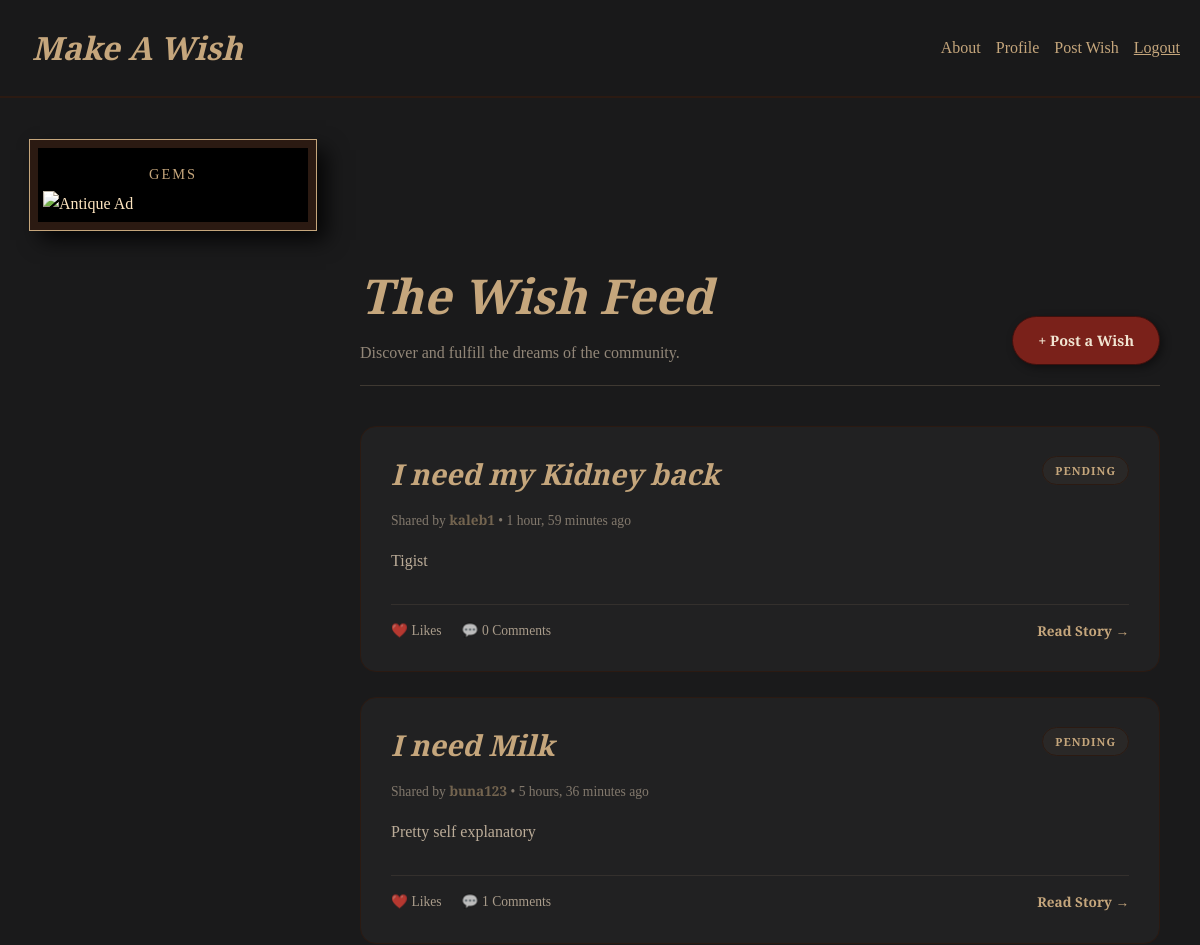
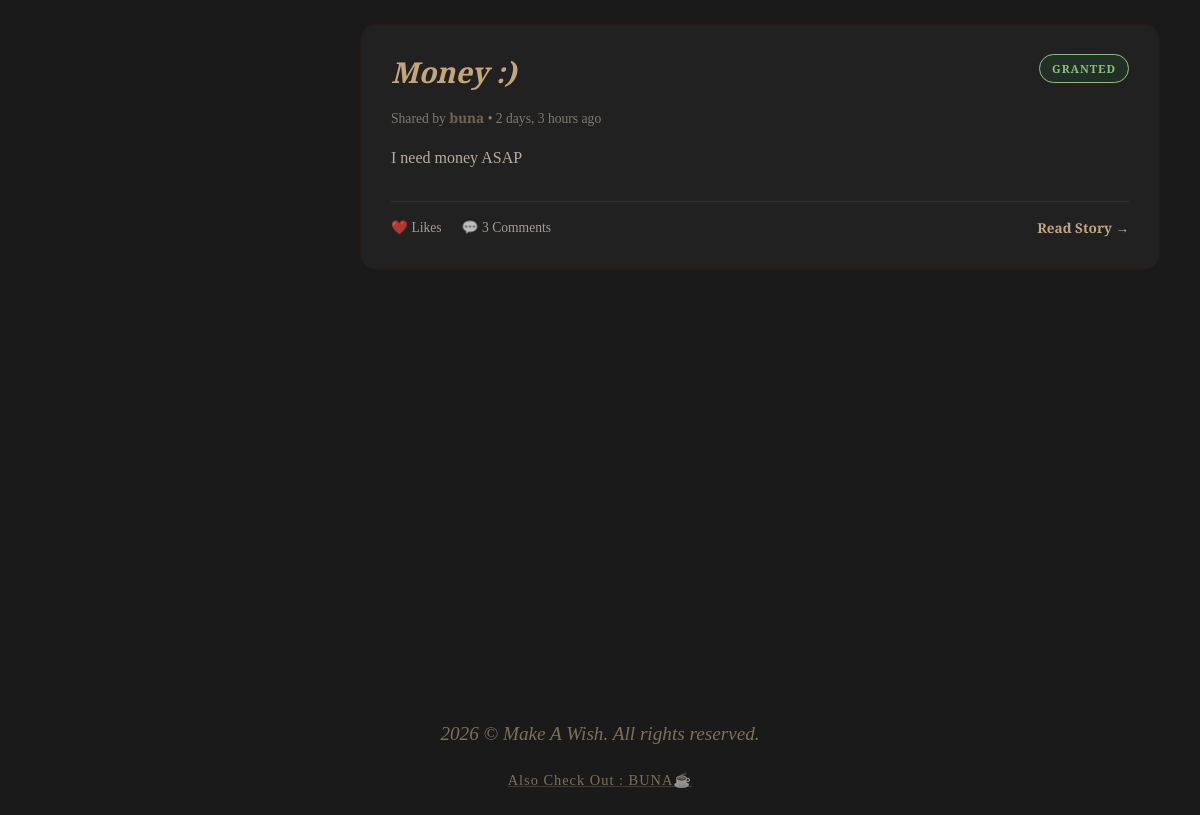
The app's page /wishes/ (signed in) with its own data (2 pictures, top to bottom).
### wishes/models.py (models this page shows, shortened)
class Wish(models.Model):
    title = models.CharField(max_length=50)
    description = models.TextField()
    created_at = models.DateTimeField(default=timezone.now)
    is_granted = models.BooleanField(default=False, verbose_name="Granted")
    phone_number = models.CharField(
        max_length=20,
        blank=True,
        null=True,
        help_text="Optional"
    )
    bank_account = models.CharField(
        max_length=50,
        blank=True,
        null=True,
        help_text="Optional"
    )
    bank_name = models.CharField(
        max_length=100,
        blank=True,
        null=True,
    )
    user = models.ForeignKey(CustomUser, on_delete=models.CASCADE, related_name='wishes')

### accounts/models.py (models this page shows, shortened)
class CustomUser(AbstractUser):
    bio = models.TextField(blank=True)
    profile_picture_url = models.URLField(
        max_length=500,
        blank=True,
        null=True,
        help_text="Optional: Paste a direct image URL (e.g. from Imgur or Google)"
    )

### wishes/views.py (the view)
# urls.py: path('', WishListView.as_view(template_name='home.html'), name='home'),
class WishListView(ListView):
    model = Wish
    template_name = 'wishes/wish_list.html'
    context_object_name = 'wishes'
    ordering = ['-created_at']           # newest first

### templates/wishes/wish_list.html (shortened to what this page needs)
{% extends 'base.html' %}
{% block content %}
<div style="max-width: 900px; margin: 0 auto; padding: 40px 20px;">
    <div style="display: flex; justify-content: space-between; align-items: flex-end; margin-bottom: 40px; border-bottom: 1px solid rgba(210,180,140,0.2); padding-bottom: 20px;">
        <div>
            <h1 style="color: var(--faded-gold); font-family: 'Playfair Display', serif; font-size: 3rem; margin: 0;">
                The Wish Feed
            </h1>
            <p style="color: var(--parchment); opacity: 0.6; margin: 5px 0 0 0;">Discover and fulfill the dreams of the community.</p>
        </div>
        {% if user.is_authenticated %}
            <a href="{% url 'wishes:create' %}" class="btn" style="padding: 12px 25px; border-radius: 30px; text-decoration: none; font-weight: bold; font-size: 0.9rem;">
                + Post a Wish
            </a>
        {% endif %}
    </div>
    {% if wishes %}
        <div style="display: grid; gap: 25px;">
            {% for wish in wishes %}
                <div class="wish-card" style="background: rgba(255,255,255,0.03); border: 1px solid var(--wood); border-radius: 16px; padding: 30px; transition: transform 0.3s, box-shadow 0.3s; position: relative; overflow: hidden;">
                    <div style="display: flex; justify-content: space-between; align-items: flex-start;">
                        <div style="flex: 1;">
                            <h2 style="margin: 0 0 10px 0;">
                                <a href="{% url 'wishes:detail' wish.pk %}" style="color: var(--faded-gold); text-decoration: none; font-family: 'Playfair Display', serif; font-size: 1.8rem; line-height: 1.2;">
                                    {{ wish.title }}
                                </a>
                            </h2>
                            <p style="color: var(--parchment); opacity: 0.5; font-size: 0.85rem; margin-bottom: 15px;">
                                Shared by <strong style="color: var(--faded-gold);">{{ wish.user.username }}</strong> • {{ wish.created_at|timesince }} ago
                            </p>
                            <p style="color: var(--parchment); line-height: 1.6; margin-bottom: 20px; display: -webkit-box; -webkit-line-clamp: 2; -webkit-box-orient: vertical; overflow: hidden; opacity: 0.8;">
                                {{ wish.description|truncatewords:30 }}
                            </p>
                        </div>
                        <div style="margin-left: 20px;">
                            {% if wish.is_granted %}
                                <span style="background: rgba(40, 167, 69, 0.1); color: #8ec07c; padding: 6px 12px; border-radius: 20px; border: 1px solid #8ec07c; font-size: 0.7rem; font-weight: bold; text-transform: uppercase; letter-spacing: 1px;">Granted</span>
                            {% else %}
                                <span style="background: rgba(210, 180, 140, 0.05); color: var(--faded-gold); padding: 6px 12px; border-radius: 20px; border: 1px solid var(--wood); font-size: 0.7rem; font-weight: bold; text-transform: uppercase; letter-spacing: 1px;">Pending</span>
                            {% endif %}
                        </div>
                    </div>
                    <div style="display: flex; align-items: center; gap: 20px; border-top: 1px solid rgba(210,180,140,0.1); padding-top: 15px; margin-top: 10px;">
                        <span style="color: var(--parchment); font-size: 0.85rem; opacity: 0.7;">
                            ❤️ {{ wish.like_count }} Likes
                        </span>
                        <span style="color: var(--parchment); font-size: 0.85rem; opacity: 0.7;">
                            💬 {{ wish.comments.count }} Comments
                        </span>
                        <a href="{% url 'wishes:detail' wish.pk %}" style="margin-left: auto; color: var(--faded-gold); text-decoration: none; font-size: 0.85rem; font-weight: bold;">
                            Read Story →
                        </a>
                    </div>
                </div>
            {% endfor %}
        </div>
    {% endif %}
</div>
{% endblock %}

### templates/base.html (style rules this page uses)
:root { --wood: #2b1a12; --parchment: #e2cfb6; --dark-ink: #1a1a1b; --faded-gold: #c5a67c; }
body { background-color: var(--dark-ink); background-image: url("https://www.transparenttextures.com/patterns/dark-wood.png"); color: var(--parchment); font-family: 'Crimson Text', serif; line-height: 1.6; margin: 0; padding: 0; }
h1, .navbar-brand { font-family: 'Playfair Display', serif; color: var(--faded-gold); font-weight: 700; font-style: italic; margin-bottom: 0em; text-transform: capitalize; }
h1 { font-size: 4rem; letter-spacing: 0px; text-align: center; }
h2, h3 { font-family: 'Playfair Display', serif; font-style: italic; color: var(--faded-gold); }
a { color: var(--faded-gold); text-decoration: underline; text-decoration-color: rgba(197, 166, 124, 0.4); transition: 0.3s; }
.btn { background: #7a211a; color: #f1e4d1; border: 1px solid #3d100d; padding: 12px 28px; font-family: 'Playfair Display', serif; font-weight: bold; font-size: 1.1rem; cursor: pointer; box-shadow: 3px 3px 8px rgba(0,0,0,0.4); transition: 0.2s; }

### records on screen
Wish: title "I need my Kidney back", user.username "kaleb1", created_at "1 hour, 59 minutes", description "Tigist", is_granted "PENDING", comments.count "0"
Wish: title "I need Milk", user.username "buna123", created_at "5 hours, 36 minutes", description "Pretty self explanatory", is_granted "PENDING", comments.count "1"
Wish: title "Money :)", user.username "buna", created_at "2 days, 3 hours", description "I need money ASAP", is_granted "GRANTED", comments.count "3"
